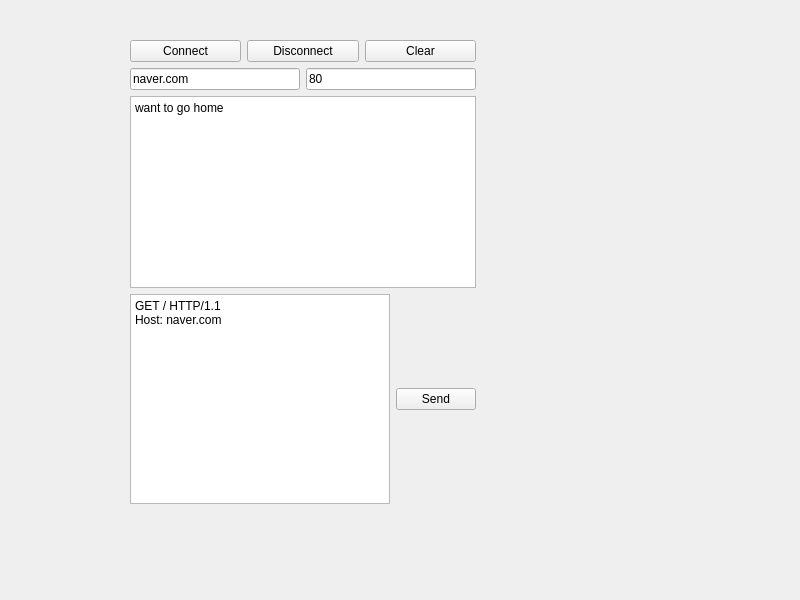
<?xml version="1.0" encoding="UTF-8"?>
<ui version="4.0">
 <class>Widget</class>
 <widget class="QWidget" name="Widget">
  <property name="geometry">
   <rect>
    <x>0</x>
    <y>0</y>
    <width>800</width>
    <height>600</height>
   </rect>
  </property>
  <property name="windowTitle">
   <string>Widget</string>
  </property>
  <widget class="QWidget" name="">
   <property name="geometry">
    <rect>
     <x>130</x>
     <y>40</y>
     <width>346</width>
     <height>464</height>
    </rect>
   </property>
   <layout class="QVBoxLayout" name="verticalLayout_2">
    <item>
     <layout class="QVBoxLayout" name="verticalLayout">
      <item>
       <layout class="QHBoxLayout" name="horizontalLayout">
        <item>
         <widget class="QPushButton" name="pbConnect">
          <property name="text">
           <string>Connect</string>
          </property>
         </widget>
        </item>
        <item>
         <widget class="QPushButton" name="pbDisconnect">
          <property name="text">
           <string>Disconnect</string>
          </property>
         </widget>
        </item>
        <item>
         <widget class="QPushButton" name="pbClear">
          <property name="text">
           <string>Clear</string>
          </property>
         </widget>
        </item>
       </layout>
      </item>
      <item>
       <layout class="QHBoxLayout" name="horizontalLayout_2">
        <item>
         <widget class="QLineEdit" name="leHost">
          <property name="text">
           <string>naver.com</string>
          </property>
         </widget>
        </item>
        <item>
         <widget class="QLineEdit" name="lePort">
          <property name="text">
           <string>80</string>
          </property>
         </widget>
        </item>
       </layout>
      </item>
      <item>
       <widget class="QPlainTextEdit" name="pteMessage">
        <property name="plainText">
         <string>want to go home
</string>
        </property>
       </widget>
      </item>
     </layout>
    </item>
    <item>
     <layout class="QHBoxLayout" name="horizontalLayout_3">
      <item>
       <widget class="QPlainTextEdit" name="pteSend">
        <property name="plainText">
         <string>GET / HTTP/1.1
Host: naver.com

 </string>
        </property>
       </widget>
      </item>
      <item>
       <widget class="QPushButton" name="pbSend">
        <property name="text">
         <string>Send</string>
        </property>
       </widget>
      </item>
     </layout>
    </item>
   </layout>
  </widget>
 </widget>
 <resources/>
 <connections/>
</ui>
